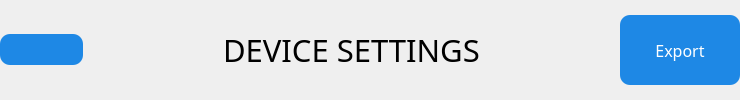
    <widget class="QFrame" name="horizontalFrame">
     <property name="focusPolicy">
      <enum>Qt::StrongFocus</enum>
     </property>
     <layout class="QHBoxLayout" name="horizontalLayout">
      <property name="spacing">
       <number>140</number>
      </property>
      <property name="leftMargin">
       <number>0</number>
      </property>
      <property name="topMargin">
       <number>0</number>
      </property>
      <property name="rightMargin">
       <number>0</number>
      </property>
      <property name="bottomMargin">
       <number>0</number>
      </property>
      <item>
       <widget class="QPushButton" name="channels_btn">
        <property name="focusPolicy">
         <enum>Qt::TabFocus</enum>
        </property>
        <property name="styleSheet">
         <string notr="true">QPushButton {
    background-color: #1E88E5;   /* Blue */
    color: white;               /* White text */
    border: none;               /* No border line */
    border-radius: 10px;        /* Rounded corners */
    padding: 6px 20px;          /* Spacing inside */
    font-size: 16px;            /* Font size */
}

QPushButton:hover {
    background-color: #1565C0;  /* Darker blue on hover */
}

QPushButton:pressed {
    background-color: #0D47A1;  /* Darkest blue when pressed */
}

QPushButton:focus {
    outline: none;                 /* Remove dotted border */
    background-color: #074475;     /* Brighter blue highlight */
    border: 2px solid black;       /* White glow/border */
}</string>
        </property>
        <property name="text">
         <string/>
        </property>
        <property name="icon">
         <iconset resource="icons.qrc">
          <normaloff>:/icons/home.png</normaloff>:/icons/home.png</iconset>
        </property>
        <property name="iconSize">
         <size>
          <width>75</width>
          <height>60</height>
         </size>
        </property>
        <property name="flat">
         <bool>true</bool>
        </property>
       </widget>
      </item>
      <item>
       <widget class="QLabel" name="label">
        <property name="sizePolicy">
         <sizepolicy hsizetype="Fixed" vsizetype="Preferred">
          <horstretch>0</horstretch>
          <verstretch>0</verstretch>
         </sizepolicy>
        </property>
        <property name="minimumSize">
         <size>
          <width>0</width>
          <height>0</height>
         </size>
        </property>
        <property name="font">
         <font>
          <family>Gilroy</family>
          <pointsize>23</pointsize>
         </font>
        </property>
        <property name="focusPolicy">
         <enum>Qt::NoFocus</enum>
        </property>
        <property name="text">
         <string>DEVICE SETTINGS</string>
        </property>
        <property name="alignment">
         <set>Qt::AlignLeading|Qt::AlignLeft|Qt::AlignVCenter</set>
        </property>
       </widget>
      </item>
      <item>
       <widget class="QPushButton" name="export_btn">
        <property name="sizePolicy">
         <sizepolicy hsizetype="Fixed" vsizetype="Fixed">
          <horstretch>0</horstretch>
          <verstretch>0</verstretch>
         </sizepolicy>
        </property>
        <property name="minimumSize">
         <size>
          <width>120</width>
          <height>70</height>
         </size>
        </property>
        <property name="font">
         <font>
          <family>Gilroy</family>
          <pointsize>-1</pointsize>
         </font>
        </property>
        <property name="focusPolicy">
         <enum>Qt::TabFocus</enum>
        </property>
        <property name="styleSheet">
         <string notr="true">QPushButton {
    background-color: #1E88E5;   /* Blue */
    color: white;               /* White text */
    border: none;               /* No border line */
    border-radius: 10px;        /* Rounded corners */
    padding: 6px 20px;          /* Spacing inside */
    font-size: 16px;            /* Font size */
}

QPushButton:hover {
    background-color: #1565C0;  /* Darker blue on hover */
}

QPushButton:pressed {
    background-color: #0D47A1;  /* Darkest blue when pressed */
}
QPushButton:focus {
    outline: none;                 /* Remove dotted border */
    background-color: #074475;     /* Brighter blue highlight */
    border: 2px solid black;       /* White glow/border */
}</string>
        </property>
        <property name="text">
         <string>Export</string>
        </property>
       </widget>
      </item>
     </layout>
    </widget>
